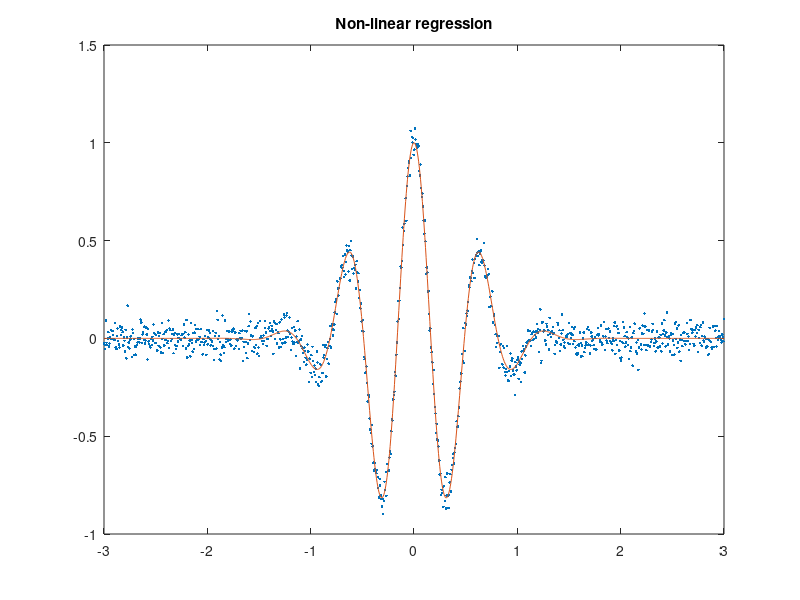

MATLAB code to generate this figure: (Note: this script raises an error after producing the figure.)
clc;
clear;
close all;

% Define given dataset
x = linspace(-1, 1, 1e3) * 3;
y = cos(x * 5 * (1+rand(1))) .* exp(-(x * (1+rand(1))) .^ 2) ...
    + randn(size(x)) * 0.05;

% Define a lambda for model function which behaves like the actual data
% ...where p(1) is k
% ...where p(2) is w
modelFunction = @(p) cos(p(1) * x) .* exp(-((p(2) * x) .^2));

% Generate lamda for error function which returns the error between the
% model function and the actual data (based on the parameters passed in)
errorFunction = @(p) norm(y - modelFunction(p));

% Minimise error function providing an appropriate parameter estimate
p = fminsearch(errorFunction, [1 2]);

% Upack parameters returned by fminsearch which define the parameters that
% minimise the error function
kOptimum = p(1);
wOptimum = p(2);

yFitted = modelFunction(p);

figure(1);
plot(x, y, '.', x, yFitted, '-');
title('Non-linear regression');
subtitle({ "where k = " + kOptimum, "and w = " + wOptimum});
legend('y', sprintf('%0.4f*exp(-%0.4f*x)', kOptimum, wOptimum));
xlabel('x');
ylabel('y');

% Generate domain for k and w values
k = linspace(-10, 10, 100);
w = linspace(-10, 10, 100).';
[kGrid, wGrid] = meshgrid(k, w);

% Generate meshgrid or broadcast to generate map of k and w values
grid = kGrid .* wGrid;

% Use map to compute the error function
% Store values in a 3 dimensional array, where dimenions are k, w, error
errorArray = nan([length(k), length(w)]);

% Not producing the correct result, we should expect the minimum point
% to be at kOptimum and wOptimum
for i = 1:length(k)
    for j = 1:length(w)
        errorArray(i, j) = errorFunction([k(i), w(j)]);
    end
end

% Use 2D map / contour to visualise the amplitude of error
figure(2);
imagesc(k, w, errorArray);

% Decorate Figure #1
colorbar
axis('image')
title('Error between model and dataset')
% subtitle(sprintf('%0.4f*exp(-%0.4f*x)', kOptimum, wOptimum));
xlabel('k')
ylabel('w')

% Highlight k/w values which minimise the errorFunction
lowestError = errorFunction([kOptimum, wOptimum]);

% Add lowestError to the 2D plot
